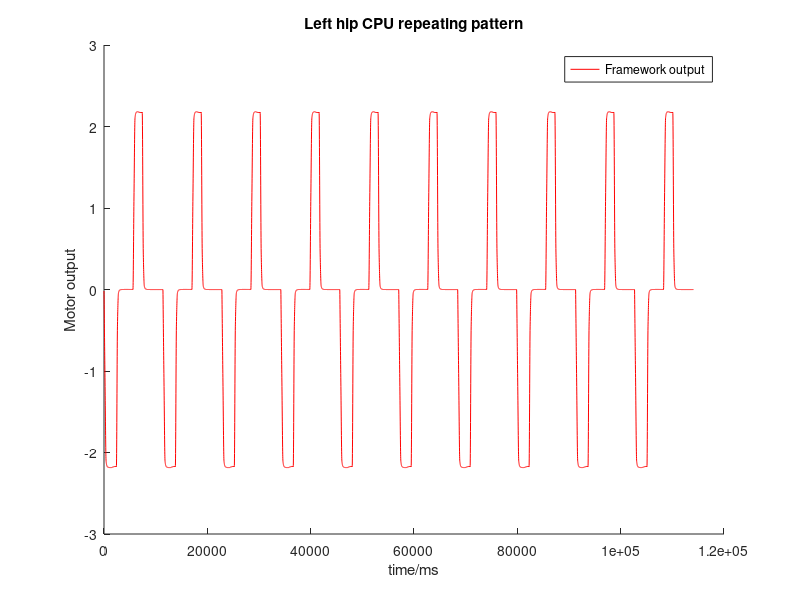

The MATLAB source for this figure:
close all
clear all
clc

% data = csvread('dataset.csv');
% 
% i = data(:,1);
% output = data(:,2);
% target = data(:,3);
% 
% % figure('name','data')
% % hold on
% % plot(output,'r')%target trajectory
% % plot(target,'b')%learnt trajectory
% 
% kernels = csvread('datasetKernels.csv');
% 
% figure('name','kernels')
% hold on
% plot(kernels','r')%kernels
% 
% lefthip = csvread('runbot_lefthip_output.log');
% righthip = csvread('runbot_righthip_output.log');
% leftknee = csvread('runbot_leftknee_output.log');
% rightknee = csvread('runbot_rightknee_output.log');
% 
% figure('name','lefthip')
% hold on
% plot(lefthip);
% 
% figure('name','righthip')
% hold on
% plot(righthip);
% 
% figure('name','leftknee')
% hold on
% plot(leftknee);
% 
% figure('name','rightknee')
% hold on
% plot(rightknee);
% % 
% lefthipOut = lefthip(:,1082:1139);
% righthipOut = righthip(:,1250:1303);
% leftkneeOut = leftknee(:,1331:1388);
% rightkneeOut = rightknee(:,1590:1650);
% 
% figure('name','lefthipOut')
% hold on
% plot(lefthipOut);
% 
% figure('name','righthipOut')
% hold on
% plot(righthipOut);
% 
% figure('name','leftkneeOut')
% hold on
% plot(leftkneeOut);
% 
% figure('name','rightkneeOut')
% hold on
% plot(rightkneeOut);
% 
% lefthipOut=interp1(1:length(lefthip(:,1082:1139)),lefthip(:,1082:1139),1:0.05:length(lefthip(:,1082:1139)),'pchip');
% righthipOut=interp1(1:length(righthip(:,1250:1303)),righthip(:,1250:1303),1:0.05:length(righthip(:,1250:1303)),'pchip');
% leftkneeOut=interp1(1:length(leftknee(:,1331:1388)),leftknee(:,1331:1388),1:0.05:length(leftknee(:,1331:1388)),'pchip');
% rightkneeOut=interp1(1:length(rightknee(:,1590:1650)),rightknee(:,1590:1650),1:0.05:length(rightknee(:,1590:1650)),'pchip');
% 
% csvwrite('runbot_lefthip_cycle', lefthipOut);
% csvwrite('runbot_righthip_cycle', righthipOut);
% csvwrite('runbot_leftknee_cycle', leftkneeOut);
% csvwrite('runbot_rightknee_cycle', rightkneeOut);


% 
% lefthip_output_target = csvread('interp_lefthip_10times.csv');
% righthip_output_target = csvread('interp_righthip_10times.csv');
% leftknee_output_target = csvread('interp_leftknee_10times.csv');
% rightknee_output_target = csvread('interp_rightknee_10times.csv');
% 
% lefthip_output = lefthip_output_target(:,2);
% righthip_output = righthip_output_target(:,2);
% leftknee_output = leftknee_output_target(:,2);
% rightknee_output = rightknee_output_target(:,2);
% 
% lefthip_target = lefthip_output_target(:,3);
% righthip_target = righthip_output_target(:,3);
% leftknee_target = leftknee_output_target(:,3);
% rightknee_target = rightknee_output_target(:,3);
% 
% figure('name','lefthip_output_target')
% hold on
% plot(1:10*10:10*10*length(lefthip_output),lefthip_output, 'r');
% plot(1:10*10:10*10*length(lefthip_target),lefthip_target, 'b');
% title('Left hip CPU');
% xlabel('time/ms');
% ylabel('Motor output');
% legend('Resulting Trajectory','Target Trajectory');
% 
% figure('name','righthip_output_target')
% hold on
% plot(1:10*10:10*10*length(righthip_output),righthip_output, 'r');
% plot(1:10*10:10*10*length(righthip_target),righthip_target, 'b');
% title('Right hip CPU');
% xlabel('time/ms');
% ylabel('Motor output');
% legend('Resulting Trajectory','Target Trajectory');
% 
% figure('name','leftknee_output_target')
% hold on
% plot(1:10*10:10*10*length(leftknee_output),leftknee_output, 'r');
% plot(1:10*10:10*10*length(leftknee_target),leftknee_target, 'b');
% title('Left knee CPU');
% xlabel('time/ms');
% ylabel('Motor output');
% legend('Resulting Trajectory','Target Trajectory');
% 
% figure('name','rightknee_output_target')
% hold on
% plot(1:10*10:10*10*length(rightknee_output),rightknee_output, 'r');
% plot(1:10*10:10*10*length(rightknee_target),rightknee_target, 'b');
% title('Right knee CPU');
% xlabel('time/ms');
% ylabel('Motor output');
% legend('Resulting Trajectory','Target Trajectory');
%kernels/width(100/2,200/2,300/2,400/2,500/2,600/2,700/2,800/2,900/2,1000/2)
% cputime = [5.91,11.66,17.04,24.48,31.17,38.45,55.37,70.53,84.13];
% gputime = [2.08,3.60,4.78,6.27,8.67,10.54,12.67,14.28,15.95];
% kernels = [100,200,300,400,500,600,700,800,900];
% 
% % figure('name','rightknee_output_target')
% % hold on
% % plot(kernels,cputime, 'r');
% % plot(kernels,gputime, 'b');
% % title('Runtime of CPU vs GPU');
% % xlabel('Number of kernels');
% % ylabel('Runtime/s');
% % legend('CPU','GPU');
% 
% figure('name','plot')
% hold on
% scatter(kernels,cputime, 'r');
% scatter(kernels,gputime, 'b');
% fplot(@(x) 8.917e-05*x^2+0.007514*x+5.643, 'r');
% fplot(@(x) 3.38e-06*x^2+0.01455*x+0.4155, 'b');
% title('Runtime of CPU vs GPU');
% xlabel('Number of kernels');
% ylabel('Runtime/s');
% legend('CPU','GPU','f(x)=8.917e-05*x^2+0.007514*x+5.643','f(x)=3.38e-06*x^2+0.01455*x+0.4155');

lefthip_output_target = csvread('repeatingPattern.csv');

lefthip_output = lefthip_output_target(:,2);

figure('name','lefthip_output_target')
hold on
plot(1:10:10*length(lefthip_output),lefthip_output, 'r');
title('Left hip CPU repeating pattern');
xlabel('time/ms');
ylabel('Motor output');
legend('Framework output');


